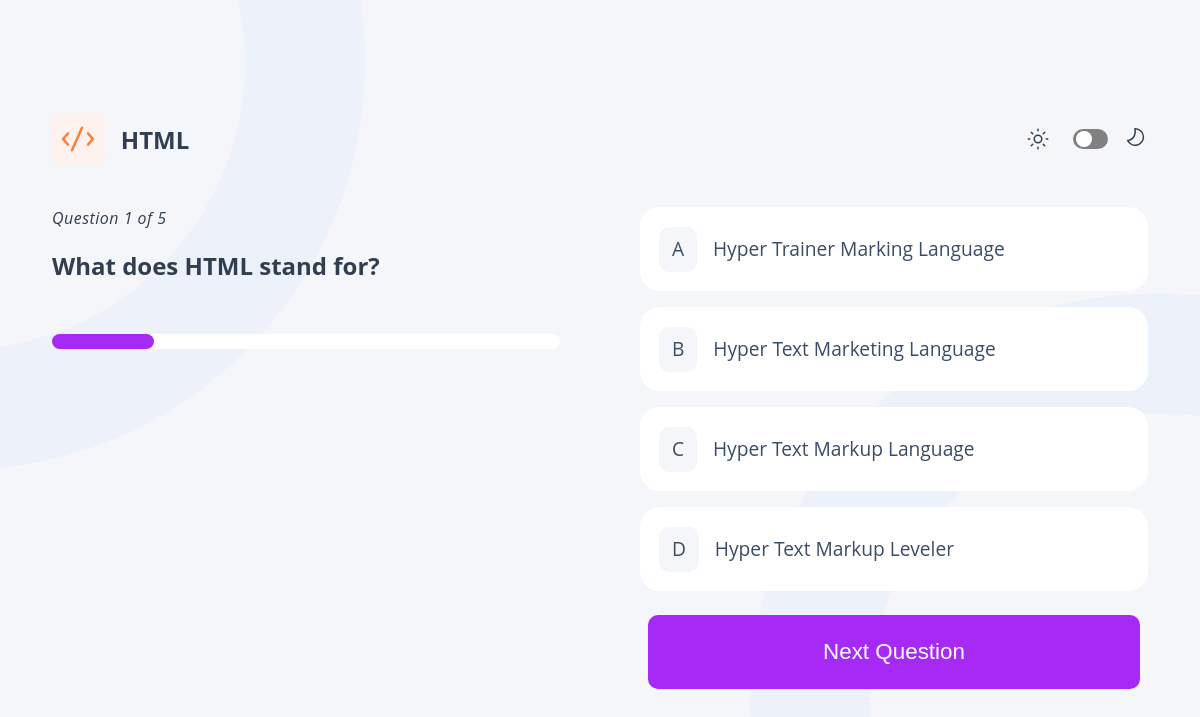
Screenshot of /quiz/2/ with the database file from the repository.
### quiz/models.py (models this page shows, shortened)
class Quiz(models.Model):
    title = models.CharField(max_length=255)
    icon = models.FileField(
        upload_to="uploads/quiz_icons/", validators=[validate_file_type]
    )

class Question(models.Model):
    quiz = models.ForeignKey(Quiz, related_name="questions", on_delete=models.CASCADE)
    text = models.TextField()

class Option(models.Model):
    question = models.ForeignKey(
        Question, related_name="options", on_delete=models.CASCADE
    )
    text = models.CharField(max_length=255)

### quiz/views.py (the view, shortened to what this page needs)
# urls.py: path("quiz/<int:pk>/", QuizDetailView.as_view(), name="quiz_detail"),
class QuizDetailView(DetailView):
    model = Quiz
    template_name = "quiz/quiz_detail.html"
    context_object_name = "quiz"
    def get(self, request, *args, **kwargs):
        self.object = self.get_object()
        quiz = self.object
        question_index = request.session.get(f"current_question_{quiz.id}", 0)
        questions = quiz.questions.all()
        self.request.session[f"total_questions_for_quiz_{quiz.id}"] = questions.count()
        if question_index >= questions.count():
            return self.handle_quiz_completion(quiz.id)
        context = self.get_context_data()
        return self.render_to_response(context)
    def get_context_data(self, **kwargs):
        context = super().get_context_data(**kwargs)
        quiz = self.get_object()
        question_index = self.request.session.get(f"current_question_{quiz.id}", 0)
        questions = quiz.questions.all()
        if question_index >= questions.count():
            return self.handle_quiz_completion(quiz.id)
        current_question = questions[question_index]
        options = current_question.options.all()
        correct_answer = Answer.objects.filter(question=current_question).first()
        context["current_question"] = current_question
        context["options"] = options
        context["correct_answer_id"] = (
            correct_answer.correct_option.id if correct_answer else None
        )
        context["selected_option_id"] = self.request.session.get(
            f"selected_option_{question_index}"
        )
        context["is_answer_correct"] = self.request.session.get(
            f"answer_correct_{question_index}", False
        )
        context["question_index"] = question_index + 1
        context["total_questions"] = questions.count()
        context["show_next"] = "submitted_answer" in self.request.session
        context["quiz_icon_url"] = quiz.icon.url if quiz.icon else None
        context["quiz_title"] = quiz.title
        return context

### quiz/templatetags/quiz_extras.py (called while the page is built)
@register.filter(name="option_label")
def option_label(value):
    return chr(64 + value)

@register.filter
def divfloat(value, arg):
    try:
        return float(value) / float(arg)
    except (ValueError, ZeroDivisionError):
        return 0

@register.filter
def mul(value, arg):
    try:
        return float(value) * float(arg)
    except ValueError:
        return 0

### quiz/templates/quiz/quiz_detail.html (shortened to what this page needs)
{% extends "base.html" %}
{% load quiz_extras %}
{% load static %}
{% block css_files %}
  <link rel="stylesheet" href="{% static 'quiz/index.css' %}">
  <link rel="stylesheet" href="{% static 'quiz/quiz-detail.css' %}">
{% endblock %}
{% block subject_type %}
     <div class="subject-type">
        {% include "./include/icons.html" %}
        <h2>{{ quiz_title }}</h2>
    </div>
{% endblock %}
{% block content_left %}
  <section class="content-left">
    <div class="container-left">
        <div>
        <p>Question {{ question_index }} of {{ total_questions }}</p>
        <h2>{{ current_question.text }}</h2>
        </div>
        <div class="progress-container">
        <div class="progress-bar" style="width: {{ question_index|floatformat:"0"|divfloat:total_questions|mul:100 }}%;"></div>
    </div>
    </div>
  </section>
{% endblock %}
{% block content_right %}
<section class="content-right">
  <form method="post" action="{% url 'quiz_detail' quiz.id %}">
      <ul>
        {% for option in options %}
        <li class="{% if option.id|stringformat:"i" == request.session.selected_option_question_index %} selected {% endif %}">
        <label for="option{{ option.id }}" class="option-label">
            <span>{{ forloop.counter|option_label }}</span>
            {{ option.text }}
        </label>
        </li>
        {% endfor %}
      </ul>
      <div class="button-container">
      {% if question_index < total_questions %}
      <button class="button" type="submit" name="next_question" value="1">Next Question</button>
      {% elif not request.session.quiz_completed_quiz.id %}
      <button class="button" type="submit" name="answer" value="Submit">Submit</button>
      {% endif %}
      </div>
  </form>
</section>
{%endblock%}

### quiz/templates/quiz/include/icons.html
{% if quiz.icon %}
         {% if quiz.title == "HTML" %}
                  <img src="{{ quiz.icon.url }}" class="html" alt="{{ quiz.title }}">
         {% elif quiz.title == "CSS" %}
                  <img src="{{ quiz.icon.url }}" class="css" alt="{{ quiz.title }}">
         {% elif quiz.title == "javascript" %}
                  <img src="{{ quiz.icon.url }}" class="js" alt="{{ quiz.title }}">
         {% elif quiz.title == "accessibility" %}
                  <img src="{{ quiz.icon.url }}" class="access" alt="{{ quiz.title }}">
         {% else %}
                  <img src="{{ quiz.icon.url }}" class="quiz-icon" alt="{{ quiz.title }}">
        {% endif %}
{% endif %}

### static/app.css (style rules this page uses)
* { box-sizing: border-box; }
:root { --primary-dark: #313e51; --primary-light: #ffffff; --secondary-dark: #3B4D66; --secondary-light: #f4f6fa; --tertiary-dark: #626c7f; --tertiary-blue-light: #ABC1E1; --primary-purple: #A729F5; --success: #26d782; --error: #EE5454; --html: rgb(253, 242, 237); --css: rgb(221, 252, 221); --js: rgb(227, 225, 253); --accessibility: rgb(245, 226, 253); }
html { font-family: 'Open Sans', 'Rubik', sans-serif; }
body { margin: 0; margin: 0 auto; max-width: 1160px; height: 100vh; display: flex; align-items: end; padding-left: 2rem ; padding-right: 2rem ; gap: 2rem; flex-direction: column; justify-content: center; background-position: top left; background-size: cover; }
p { letter-spacing: 0.5px; margin: 0; font-style: italic; }
ul { list-style-type: none; padding: 0; margin: 0; }
body { background-image: url('/static/background/pattern-background-desktop-light.svg'); background-color: var(--secondary-light); color: var(--primary-dark); }

### quiz/static/quiz/index.css (style rules this page uses)
.content-left { display: flex; flex-direction: column; width: 100%; }
.content-right { display: flex; width: 100%; flex-direction: column; justify-content: center; align-items: center; gap: 2rem; background-position: top left; background-size: cover; }
.content-right form { display: flex; flex-direction: column; gap: 1rem; width: 100%; }
.content-right ul { width: 100%; display: flex; flex-direction: column; gap: 1rem; }
.content-right li { cursor: pointer; padding: 1rem; width: 100%; background-color: var(--primary-light); display: flex; flex-direction: row; gap: 1rem; align-items: center; border-radius: 20px; }
.html { border-radius: 7px; padding: 0.4rem; background-color: var(--html); }

### quiz/static/quiz/quiz-detail.css (style rules this page uses)
.option-label { display: flex; align-items: center; gap: 1rem; padding: 0.2rem ; color: var(--secondary-dark); font-size: 1.2rem; text-align: center; cursor: pointer; font-weight: 500; line-height: 20px; margin-right: 10px; }
.subject-type { display: flex; padding: 0; align-items: center; gap: 1rem; }
.option-label span { background-color: var(--secondary-light); padding: 0.8rem; border-radius: 10px; }
.button-container { display: flex; align-items: center; justify-content: center; width: 100%; gap: 1rem; }
.button { background-color: var(--primary-purple); color: var(--primary-light); width: 100%; border-radius: 10px; padding: 1.5rem; border: none; cursor: pointer; font-size: 1.4rem; font-weight: 500; text-decoration: none; display: inline-block; margin: 0.5rem; }
.container-left { display: flex; flex-direction: column; justify-content: start; gap: 2rem; height: 100%; }
.progress-container { width: 100%; background-color: var(--primary-light); border-radius: 10px; }
.progress-bar { height: 15px; background-color: var(--primary-purple); border-radius: 10px; transition: width 0.4s ease-in-out; }

### rows the page displays
Quiz: icon (picture), title "HTML"
Question: text "What does HTML stand for?"
Option: text "Hyper Trainer Marking Language"
Option: text "Hyper Text Marketing Language"
Option: text "Hyper Text Markup Language"
Option: text "Hyper Text Markup Leveler"

### other values shown
{{ question_index }} "1"
{{ total_questions }} "5"
